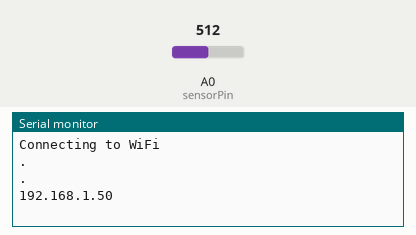
Bench run of a sketch on a simulated ESP8266 (NodeMCU). Shown: the last lines printed to the serial monitor. Inputs (shaded band) come from the test bench; at power-on: A0 (sensorPin) = 512. WiFi joins after 1.5 s; servers stay silent unless stated.

Above: at 3.2 s.
3.3 s: A0 (sensorPin) set to 810
At 3.47 s:
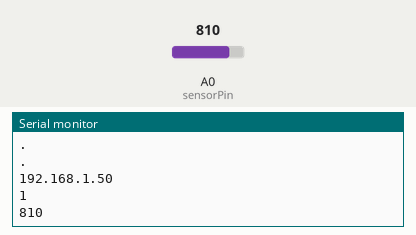
4.8 s: A0 (sensorPin) set to 900
At 5.02 s:
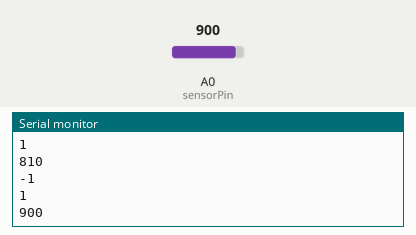
Timing chart, 0 to 7.8 s (numbered marks = the images above; inputs shaded):
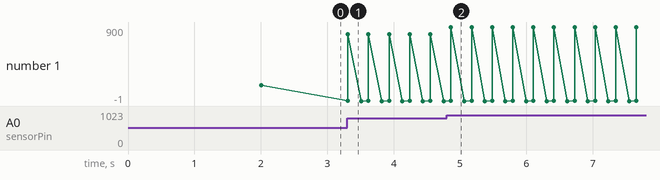

The sketch:

voice_alert.ino
```cpp
#include <ESP8266WiFi.h>

#include <ESP8266HTTPClient.h>

const char* ssid = "Your_WiFi_Name";
const char* password = "Your_WiFi_Password";

IPAddress ip(192,168,1,52);
IPAddress gateway(192,168,1,1);
IPAddress subnet(255,255,255,0);

int sensorPin=A0;
int val = 0;

int maxVal = 800;

void sendAlert(){
  String address = "http://192.168.1.51:9090/voice_alert";
  WiFiClient client;
  HTTPClient http;
  if(WiFi.status() == WL_CONNECTED){
    http.begin(address);
    int httpCode = http.GET();
    Serial.println(httpCode);
    http.end();
  }else{
    Serial.println("no wifi");
  }
  }

void setup(){
  pinMode(sensorPin, INPUT);
  Serial.begin(115200);

  // Connect to Wi-Fi
  WiFi.begin(ssid, password);
  WiFi.config(ip, gateway, subnet);
  Serial.println("Connecting to WiFi");
  while (WiFi.status() != WL_CONNECTED) {
    delay(1000);
    Serial.println(".");
  }

  // Print ESP8266 Local IP Address
  Serial.println(WiFi.localIP());
}

void loop(){
  val = analogRead(sensorPin);

  if(val>=maxVal){
    Serial.println(WiFi.status() == WL_CONNECTED);
    Serial.println(val);
      sendAlert();
      delay(100);
   }
   delay(10);
}
```

Measured:
- after the input at 3.3 s, the serial monitor: prints a new line at once (image 1)
- after the input at 4.8 s, the serial monitor: prints a new line after 0.06 s (image 2)
- plotted number 1: 192.17 → -1 after the input at 3.3 s
